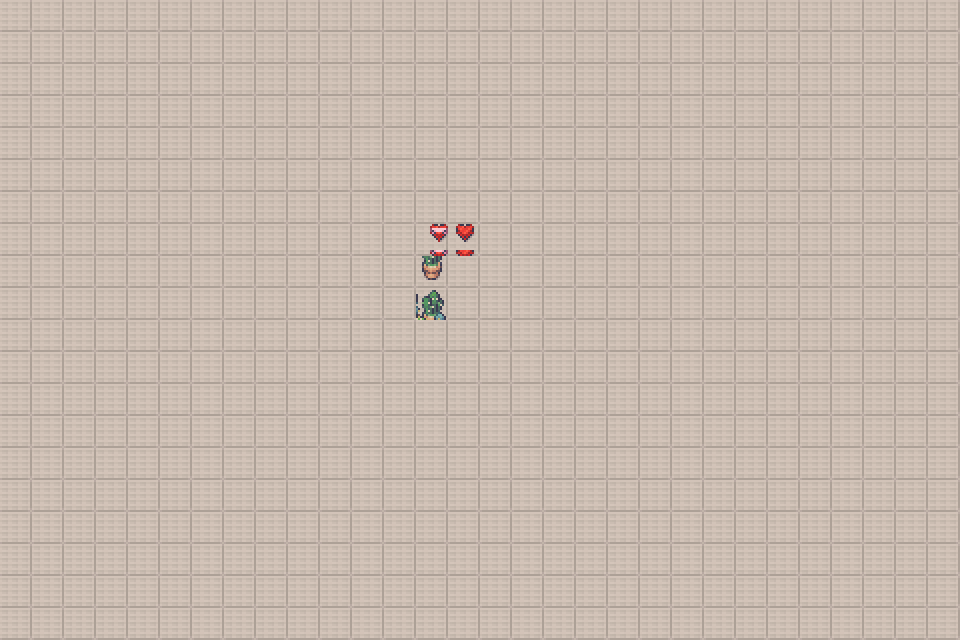

A level layout from a 2D game, rendered from its tile map. Below: a short description, then the map file with its tile-grid data intact:
An orthogonal 30x20 tile map with 32x32 px tiles, 3 tile layers (floor, background, Tile Layer 2).

<map version="1.9" tiledversion="1.9.2" orientation="orthogonal" renderorder="right-down" width="30" height="20" tilewidth="32" tileheight="32" infinite="0" nextlayerid="8" nextobjectid="9">
 <tileset firstgid="1" source="medieval.tsx" />
 <layer id="1" name="floor" width="30" height="20">
  <data encoding="csv">
2530,2530,2530,2530,2530,2530,2530,2530,2530,2530,2530,2530,2530,2530,2530,2530,2530,2530,2530,2530,2530,2530,2530,2530,2530,2530,2530,2530,2530,2530,
2530,2530,2530,2530,2530,2530,2530,2530,2530,2530,2530,2530,2530,2530,2530,2530,2530,2530,2530,2530,2530,2530,2530,2530,2530,2530,2530,2530,2530,2530,
2530,2530,2530,2530,2530,2530,2530,2530,2530,2530,2530,2530,2530,2530,2530,2530,2530,2530,2530,2530,2530,2530,2530,2530,2530,2530,2530,2530,2530,2530,
2530,2530,2530,2530,2530,2530,2530,2530,2530,2530,2530,2530,2530,2530,2530,2530,2530,2530,2530,2530,2530,2530,2530,2530,2530,2530,2530,2530,2530,2530,
2530,2530,2530,2530,2530,2530,2530,2530,2530,2530,2530,2530,2530,2530,2530,2530,2530,2530,2530,2530,2530,2530,2530,2530,2530,2530,2530,2530,2530,2530,
2530,2530,2530,2530,2530,2530,2530,2530,2530,2530,2530,2530,2530,2530,2530,2530,2530,2530,2530,2530,2530,2530,2530,2530,2530,2530,2530,2530,2530,2530,
2530,2530,2530,2530,2530,2530,2530,2530,2530,2530,2530,2530,2530,2530,2530,2530,2530,2530,2530,2530,2530,2530,2530,2530,2530,2530,2530,2530,2530,2530,
2530,2530,2530,2530,2530,2530,2530,2530,2530,2530,2530,2530,2530,2530,2530,2530,2530,2530,2530,2530,2530,2530,2530,2530,2530,2530,2530,2530,2530,2530,
2530,2530,2530,2530,2530,2530,2530,2530,2530,2530,2530,2530,2530,2530,2530,2530,2530,2530,2530,2530,2530,2530,2530,2530,2530,2530,2530,2530,2530,2530,
2530,2530,2530,2530,2530,2530,2530,2530,2530,2530,2530,2530,2530,2530,2530,2530,2530,2530,2530,2530,2530,2530,2530,2530,2530,2530,2530,2530,2530,2530,
2530,2530,2530,2530,2530,2530,2530,2530,2530,2530,2530,2530,2530,2530,2530,2530,2530,2530,2530,2530,2530,2530,2530,2530,2530,2530,2530,2530,2530,2530,
2530,2530,2530,2530,2530,2530,2530,2530,2530,2530,2530,2530,2530,2530,2530,2530,2530,2530,2530,2530,2530,2530,2530,2530,2530,2530,2530,2530,2530,2530,
2530,2530,2530,2530,2530,2530,2530,2530,2530,2530,2530,2530,2530,2530,2530,2530,2530,2530,2530,2530,2530,2530,2530,2530,2530,2530,2530,2530,2530,2530,
2530,2530,2530,2530,2530,2530,2530,2530,2530,2530,2530,2530,2530,2530,2530,2530,2530,2530,2530,2530,2530,2530,2530,2530,2530,2530,2530,2530,2530,2530,
2530,2530,2530,2530,2530,2530,2530,2530,2530,2530,2530,2530,2530,2530,2530,2530,2530,2530,2530,2530,2530,2530,2530,2530,2530,2530,2530,2530,2530,2530,
2530,2530,2530,2530,2530,2530,2530,2530,2530,2530,2530,2530,2530,2530,2530,2530,2530,2530,2530,2530,2530,2530,2530,2530,2530,2530,2530,2530,2530,2530,
2530,2530,2530,2530,2530,2530,2530,2530,2530,2530,2530,2530,2530,2530,2530,2530,2530,2530,2530,2530,2530,2530,2530,2530,2530,2530,2530,2530,2530,2530,
2530,2530,2530,2530,2530,2530,2530,2530,2530,2530,2530,2530,2530,2530,2530,2530,2530,2530,2530,2530,2530,2530,2530,2530,2530,2530,2530,2530,2530,2530,
2530,2530,2530,2530,2530,2530,2530,2530,2530,2530,2530,2530,2530,2530,2530,2530,2530,2530,2530,2530,2530,2530,2530,2530,2530,2530,2530,2530,2530,2530,
2530,2530,2530,2530,2530,2530,2530,2530,2530,2530,2530,2530,2530,2530,2530,2530,2530,2530,2530,2530,2530,2530,2530,2530,2530,2530,2530,2530,2530,2530
</data>
 </layer>
 <layer id="7" name="background" width="30" height="20">
  <data encoding="csv">
0,0,0,0,0,0,0,0,0,0,0,0,0,0,0,0,0,0,0,0,0,0,0,0,0,0,0,0,0,0,
0,0,0,0,0,0,0,0,0,0,0,0,0,0,0,0,0,0,0,0,0,0,0,0,0,0,0,0,0,0,
0,0,0,0,0,0,0,0,0,0,0,0,0,0,0,0,0,0,0,0,0,0,0,0,0,0,0,0,0,0,
0,0,0,0,0,0,0,0,0,0,0,0,0,0,0,0,0,0,0,0,0,0,0,0,0,0,0,0,0,0,
0,0,0,0,0,0,0,0,0,0,0,0,0,0,0,0,0,0,0,0,0,0,0,0,0,0,0,0,0,0,
0,0,0,0,0,0,0,0,0,0,0,0,0,0,0,0,0,0,0,0,0,0,0,0,0,0,0,0,0,0,
0,0,0,0,0,0,0,0,0,0,0,0,0,0,0,0,0,0,0,0,0,0,0,0,0,0,0,0,0,0,
0,0,0,0,0,0,0,0,0,0,0,0,0,2187,2188,0,0,0,0,0,0,0,0,0,0,0,0,0,0,0,
0,0,0,0,0,0,0,0,0,0,0,0,0,2203,2204,0,0,0,0,0,0,0,0,0,0,0,0,0,0,0,
0,0,0,0,0,0,0,0,0,0,0,0,0,2219,2220,0,0,0,0,0,0,0,0,0,0,0,0,0,0,0,
0,0,0,0,0,0,0,0,0,0,0,0,0,0,0,0,0,0,0,0,0,0,0,0,0,0,0,0,0,0,
0,0,0,0,0,0,0,0,0,0,0,0,0,0,0,0,0,0,0,0,0,0,0,0,0,0,0,0,0,0,
0,0,0,0,0,0,0,0,0,0,0,0,0,0,0,0,0,0,0,0,0,0,0,0,0,0,0,0,0,0,
0,0,0,0,0,0,0,0,0,0,0,0,0,0,0,0,0,0,0,0,0,0,0,0,0,0,0,0,0,0,
0,0,0,0,0,0,0,0,0,0,0,0,0,0,0,0,0,0,0,0,0,0,0,0,0,0,0,0,0,0,
0,0,0,0,0,0,0,0,0,0,0,0,0,0,0,0,0,0,0,0,0,0,0,0,0,0,0,0,0,0,
0,0,0,0,0,0,0,0,0,0,0,0,0,0,0,0,0,0,0,0,0,0,0,0,0,0,0,0,0,0,
0,0,0,0,0,0,0,0,0,0,0,0,0,0,0,0,0,0,0,0,0,0,0,0,0,0,0,0,0,0,
0,0,0,0,0,0,0,0,0,0,0,0,0,0,0,0,0,0,0,0,0,0,0,0,0,0,0,0,0,0,
0,0,0,0,0,0,0,0,0,0,0,0,0,0,0,0,0,0,0,0,0,0,0,0,0,0,0,0,0,0
</data>
 </layer>
 <layer id="6" name="Tile Layer 2" width="30" height="20">
  <data encoding="csv">
2318,2318,2318,2318,2318,2318,2318,2318,2318,2318,2318,2318,2318,2318,2318,2318,2318,2318,2318,2318,2318,2318,2318,2318,2318,2318,2318,2318,2318,2318,
2318,2318,2318,2318,2318,2318,2318,2318,2318,2318,2318,2318,2318,2318,2318,2318,2318,2318,2318,2318,2318,2318,2318,2318,2318,2318,2318,2318,2318,2318,
2318,2318,2318,2318,2318,2318,2318,2318,2318,2318,2318,2318,2318,2318,2318,2318,2318,2318,2318,2318,2318,2318,2318,2318,2318,2318,2318,2318,2318,2318,
2318,2318,2318,2318,2318,2318,2318,2318,2318,2318,2318,2318,2318,2318,2318,2318,2318,2318,2318,2318,2318,2318,2318,2318,2318,2318,2318,2318,2318,2318,
0,0,0,0,0,0,0,0,0,0,0,0,0,0,0,0,0,0,0,0,0,0,0,0,0,0,0,0,0,0,
0,0,0,0,0,0,0,0,0,0,0,0,0,0,0,0,0,0,0,0,0,0,0,0,0,0,0,0,0,0,
0,0,0,0,0,0,0,0,0,0,0,0,0,0,0,0,0,0,0,0,0,0,0,0,0,0,0,0,0,0,
0,0,0,0,0,0,0,0,0,0,0,0,0,0,0,0,0,0,0,0,0,0,0,0,0,0,0,0,0,0,
0,0,0,0,0,0,0,0,0,0,0,0,0,0,0,0,0,0,0,0,0,0,0,0,0,0,0,0,0,0,
0,0,0,0,0,0,0,0,0,0,0,0,0,0,0,0,0,0,0,0,0,0,0,0,0,0,0,0,0,0,
0,0,0,0,0,0,0,0,0,0,0,0,0,0,0,0,0,0,0,0,0,0,0,0,0,0,0,0,0,0,
0,0,0,0,0,0,0,0,0,0,0,0,0,0,0,0,0,0,0,0,0,0,0,0,0,0,0,0,0,0,
0,0,0,0,0,0,0,0,0,0,0,0,0,0,0,0,0,0,0,0,0,0,0,0,0,0,0,0,0,0,
0,0,0,0,0,0,0,0,0,0,0,0,0,0,0,0,0,0,0,0,0,0,0,0,0,0,0,0,0,0,
0,0,0,0,0,0,0,0,0,0,0,0,0,0,0,0,0,0,0,0,0,0,0,0,0,0,0,0,0,0,
0,0,0,0,0,0,0,0,0,0,0,0,0,0,0,0,0,0,0,0,0,0,0,0,0,0,0,0,0,0,
0,0,0,0,0,0,0,0,0,0,0,0,0,0,0,0,0,0,0,0,0,0,0,0,0,0,0,0,0,0,
0,0,0,0,0,0,0,0,0,0,0,0,0,0,0,0,0,0,0,0,0,0,0,0,0,0,0,0,0,0,
0,0,0,0,0,0,0,0,0,0,0,0,0,0,0,0,0,0,0,0,0,0,0,0,0,0,0,0,0,0,
0,0,0,0,0,0,0,0,0,0,0,0,0,0,0,0,0,0,0,0,0,0,0,0,0,0,0,0,0,0
</data>
 </layer>
</map>